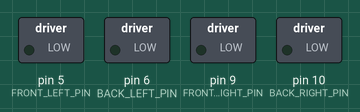
Bench run of a sketch on a simulated Arduino Uno, built with avr-gcc and run on an emulated ATmega328P. Shown: switched loads named in the sketch (green lamp = pin HIGH).

Above: at 0.1 s.
At 5.1 s:
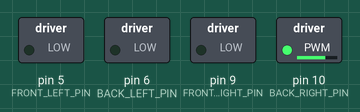
At 10.1 s:
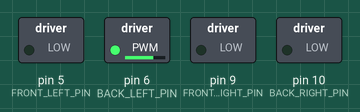
At 17.6 s:
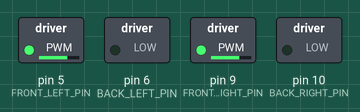
At 27.6 s:
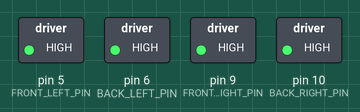
At 37.6 s:
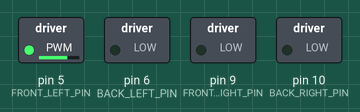
Timing chart, 0 to 39.1 s (numbered marks = the images above):
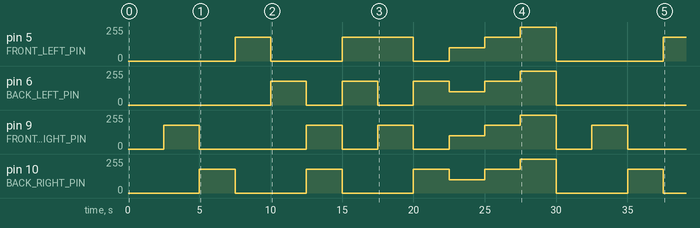

The sketch:

1-circuit-test.ino
```cpp
/*
 * 4 Motors Test Demo - SimulIDE Compatible
 *
 * Tests all 4 drone motors using PWM via two L298P drivers.
 *
 * Circuit in SimulIDE:
 *   - Pin 9  -> Motor Front-Right (EnA of right L298P)
 *   - Pin 10 -> Motor Back-Right (EnB of right L298P)
 *   - Pin 5  -> Motor Front-Left (EnA of left L298P)
 *   - Pin 6  -> Motor Back-Left (EnB of left L298P)
 *
 * Cycles through tests automatically every 2.5 seconds.
 */

const int FRONT_RIGHT_PIN = 9;
const int BACK_RIGHT_PIN = 10;
const int FRONT_LEFT_PIN = 5;
const int BACK_LEFT_PIN = 6;

const unsigned long TEST_INTERVAL = 2500;

const int SPEED_LOW = 100;
const int SPEED_MEDIUM = 180;
const int SPEED_HIGH = 255;

int currentTest = 0;
const int TOTAL_TESTS = 12;

void setup() {
  pinMode(FRONT_RIGHT_PIN, OUTPUT);
  pinMode(BACK_RIGHT_PIN, OUTPUT);
  pinMode(FRONT_LEFT_PIN, OUTPUT);
  pinMode(BACK_LEFT_PIN, OUTPUT);

  setAllMotors(0);
}

void loop() {
  runTest(currentTest);
  delay(TEST_INTERVAL);

  currentTest++;
  if (currentTest >= TOTAL_TESTS) {
    currentTest = 0;
  }
}

void setAllMotors(int speed) {
  analogWrite(FRONT_RIGHT_PIN, speed);
  analogWrite(BACK_RIGHT_PIN, speed);
  analogWrite(FRONT_LEFT_PIN, speed);
  analogWrite(BACK_LEFT_PIN, speed);
}

void runTest(int test) {
  switch (test) {
    case 0:
      // All off
      setAllMotors(0);
      break;

    case 1:
      // Front-right only
      setAllMotors(0);
      analogWrite(FRONT_RIGHT_PIN, SPEED_MEDIUM);
      break;

    case 2:
      // Back-right only
      setAllMotors(0);
      analogWrite(BACK_RIGHT_PIN, SPEED_MEDIUM);
      break;

    case 3:
      // Front-left only
      setAllMotors(0);
      analogWrite(FRONT_LEFT_PIN, SPEED_MEDIUM);
      break;

    case 4:
      // Back-left only
      setAllMotors(0);
      analogWrite(BACK_LEFT_PIN, SPEED_MEDIUM);
      break;

    case 5:
      // Right side (both right motors)
      setAllMotors(0);
      analogWrite(FRONT_RIGHT_PIN, SPEED_MEDIUM);
      analogWrite(BACK_RIGHT_PIN, SPEED_MEDIUM);
      break;

    case 6:
      // Left side (both left motors)
      setAllMotors(0);
      analogWrite(FRONT_LEFT_PIN, SPEED_MEDIUM);
      analogWrite(BACK_LEFT_PIN, SPEED_MEDIUM);
      break;

    case 7:
      // Front motors (both front motors)
      setAllMotors(0);
      analogWrite(FRONT_RIGHT_PIN, SPEED_MEDIUM);
      analogWrite(FRONT_LEFT_PIN, SPEED_MEDIUM);
      break;

    case 8:
      // Back motors (both back motors)
      setAllMotors(0);
      analogWrite(BACK_RIGHT_PIN, SPEED_MEDIUM);
      analogWrite(BACK_LEFT_PIN, SPEED_MEDIUM);
      break;

    case 9:
      // All motors low speed
      setAllMotors(SPEED_LOW);
      break;

    case 10:
      // All motors medium speed
      setAllMotors(SPEED_MEDIUM);
      break;

    case 11:
      // All motors high speed
      setAllMotors(SPEED_HIGH);
      break;
  }
}
```

Measured:
- by itself, pin 5 (FRONT_LEFT_PIN): 0/255 → 180/255 at 7.5 s, → 0/255 2.5 s later, → 180/255 5.0 s later, → 0/255 5.0 s later, … (9 changes in this stretch)
- by itself, pin 6 (BACK_LEFT_PIN): 0/255 → 180/255 at 10.0 s, → 0/255 2.5 s later, → 180/255 2.5 s later, → 0/255 2.5 s later, … (9 changes in this stretch)
